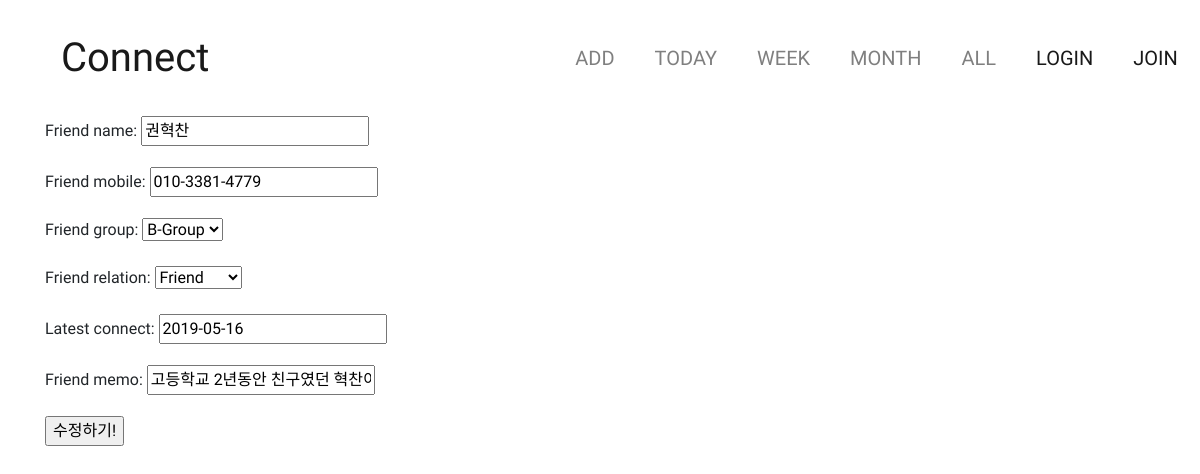
The page /update/7 on the database as committed earlier.
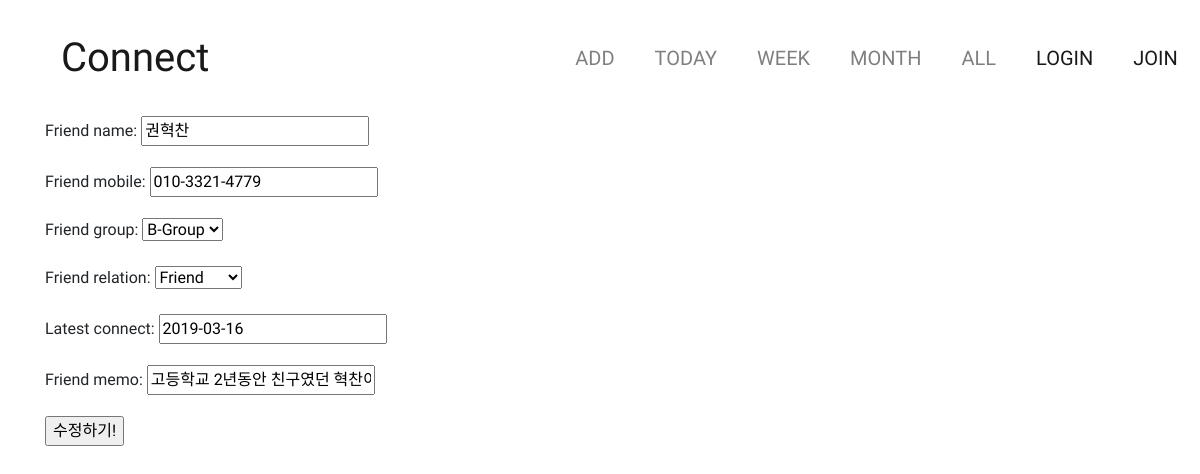
The same page on the database as committed later.
### friends/models.py (models this page shows, shortened)
class Friends(models.Model):
    friend_name = models.CharField(max_length=50)
    user = models.ForeignKey(User, on_delete=models.CASCADE, related_name='user')
    friend_mobile = models.CharField(max_length=13) #12자리만 받으려면 어떻게 해야하지?
    Agroup = "Agroup"
    Bgroup = "Bgroup"
    Cgroup = "Cgroup"
    Dgroup = "Dgroup"
    GRADE = (
        (Agroup, "A-Group"),
        (Bgroup, "B-Group"),
        (Cgroup, "C-Group"),
        (Dgroup, "D-Group"),
    )
    friend_group = models.CharField(max_length=10, choices=GRADE, default=Bgroup)
    Friend = "Friend"
    Business = "Business"
    Family = "Family"
    Another = "Another"
    RELATIONSHIP = (
        (Friend, "Friend"),
        (Business, "Business"),
        (Family, "Family"),
        (Another, "Another")
    )
    friend_relation = models.CharField(max_length=10, choices=RELATIONSHIP, default=Business)
    latest_connect = models.DateField(default=date.today)
    friend_memo = models.CharField(max_length=500)
    scheduled_connect = models.DateField(blank=True)

### friends/views.py (the view)
# urls.py: path('update/<int:pk>', FriendUpdate.as_view(), name='update'),
class FriendUpdate(UpdateView):
    model = Friends
    fields = ['friend_name', 'friend_mobile', 'friend_group', 'friend_relation', 'latest_connect', 'friend_memo']
    template_name_suffix = '_update'
    success_url = '/'

### friends/templates/friends/friends_update.html (shortened to what this page needs)
{% extends 'base.html' %}
{% block content %}
<form action="" method="post">
    {{form.as_p}}
    <input type="submit" value="수정하기!">
</form>
{% endblock %}

Rows that differ between the two databases and show on the page:
changed Friends "권혁찬": friend_mobile "010-3381-4779" → "010-3321-4779"; latest_connect "2019-05-16" → "2019-03-16"
